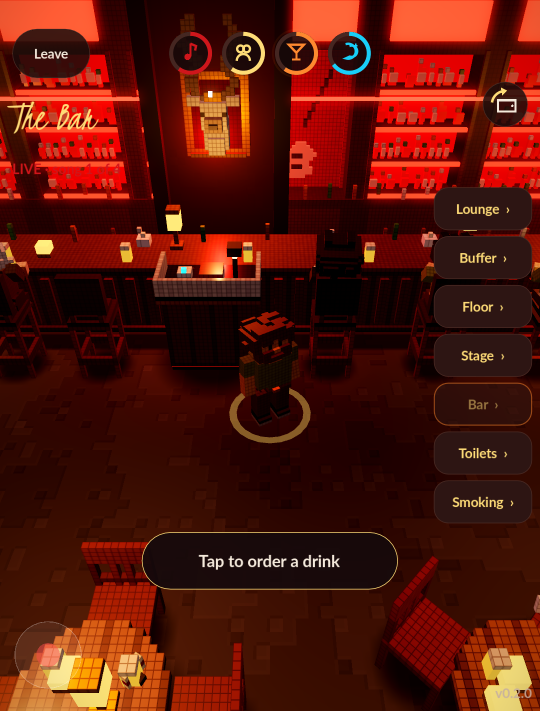
#> input picture docs/art/screens/camera-feel-2/portrait-area-bar.png, 1080 x 1421 px, found by its file name (shown at 1/2 size)
$ python icons_sheet.py
#> lines starting #> are read from the running program, lines starting #| are printed output that depends on the picture
import sys
sys.path.insert(0, __file__.rsplit("\\", 1)[0].rsplit("/", 1)[0])
from uikit import *

REPO = r"H:/My Drive/PROJECTS/Black Cabin Tamagotchi/"
OUT = REPO + "docs/art/screens/ui-notch/"


def chip_solid(need, size, col=None):
    col = col or NEED_COL_NEW[need]
    im = Image.new("RGBA", (size, size), (0, 0, 0, 0))
    S = 4
    big = Image.new("RGBA", (size * S, size * S), (0, 0, 0, 0))
    d = ImageDraw.Draw(big)
    d.ellipse([0, 0, size * S - 1, size * S - 1], fill=col + (255,))
    big = big.resize((size, size), Image.LANCZOS)
    im.alpha_composite(big)
    ic = icon(need, int(size * 0.66), INK, "solid")
    paste(im, ic, (size / 2, size / 2 + size * 0.01), center=True)
    return im


def chip_neon(need, size):
    im = Image.new("RGBA", (size, size), (0, 0, 0, 0))
    ic = icon(need, int(size * 0.62), NEED_COL_NEW[need], "neon")
    paste(im, ic, (size / 2, size / 2), center=True)
    return im


def chip_voxel(need, size):
    im = Image.new("RGBA", (size, size), (0, 0, 0, 0))
    S = 3
    big = Image.new("RGBA", (size * S, size * S), (0, 0, 0, 0))
    d = ImageDraw.Draw(big)
    d.rounded_rectangle([0, 0, size * S - 1, size * S - 1], radius=int(size * S * 0.18), fill=(30, 14, 14, 255), outline=NEED_COL_NEW[need] + (255,), width=int(size * S * 0.05))
    im.alpha_composite(big.resize((size, size), Image.LANCZOS))
    ic = icon(need, int(size * 0.66), NEED_COL_NEW[need], "voxel")
    paste(im, ic, (size / 2, size / 2), center=True)
    return im


CHIPS = {"I1": chip_solid, "I2": chip_neon, "I3": chip_voxel}


def main():
    W, H = 1080, 1920
    cv = Image.new("RGBA", (W, H), (16, 8, 9, 255))
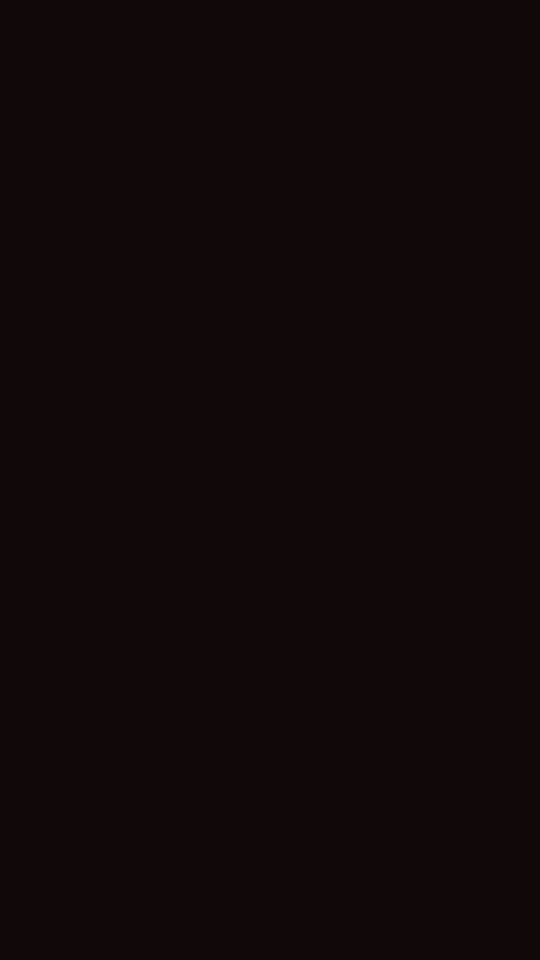
#> cv: PIL image 1080x1920 RGBA (shown at 1/2 size); mean R, G, B, A 16, 8, 9, 255
    venue = Image.open(REPO + "docs/art/screens/area-camera/portrait-area-bar.png").convert("RGBA").crop((0, 260, 860, 1100))
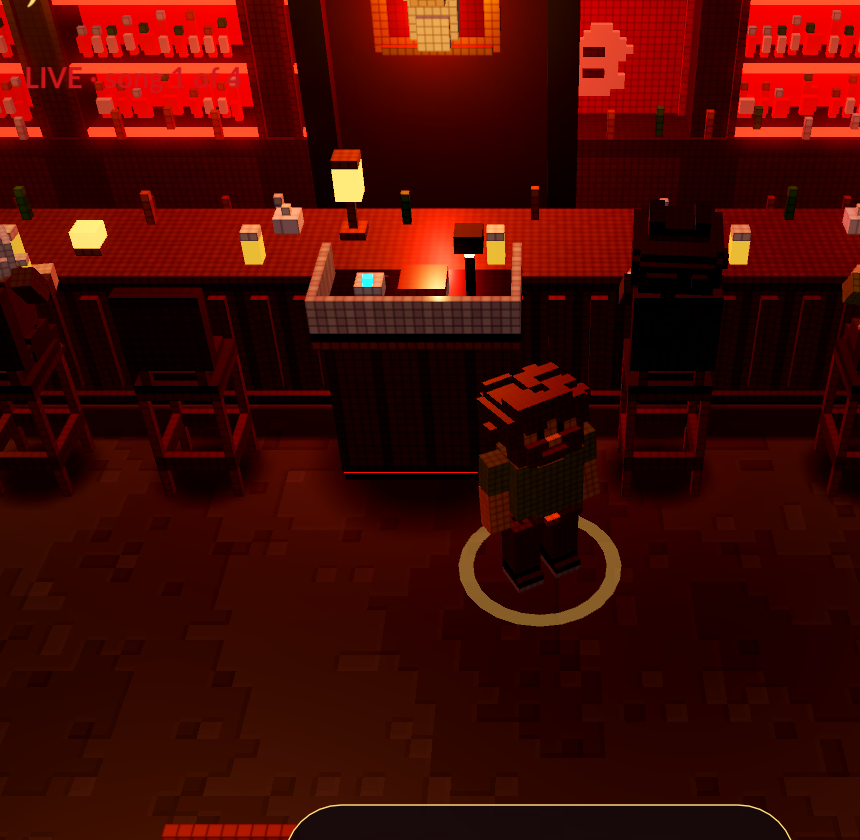
#> venue: PIL image 860x840 RGBA; mean R, G, B, A 65.7, 9.6, 3.5, 255
#> (the run stopped early here; a loop or call above may not have finished)

$ run again, with docs/art/screens/camera-feel-2/portrait-area-stage.png copied over docs/art/screens/camera-feel-2/portrait-area-bar.png
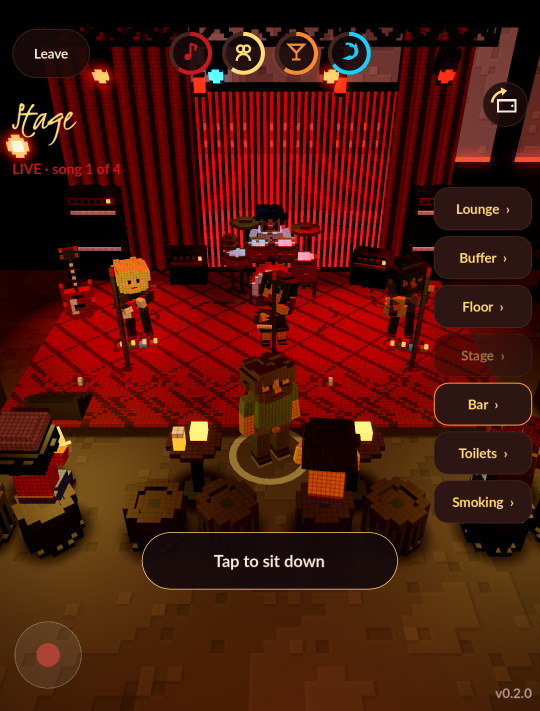
#> input picture docs/art/screens/camera-feel-2/portrait-area-stage.png, 1080 x 1421 px, found by its file name (shown at 1/2 size)
#> in main, `venue = Image.open(REPO + "docs/art/screens/area-camera/portrait-area-..`:
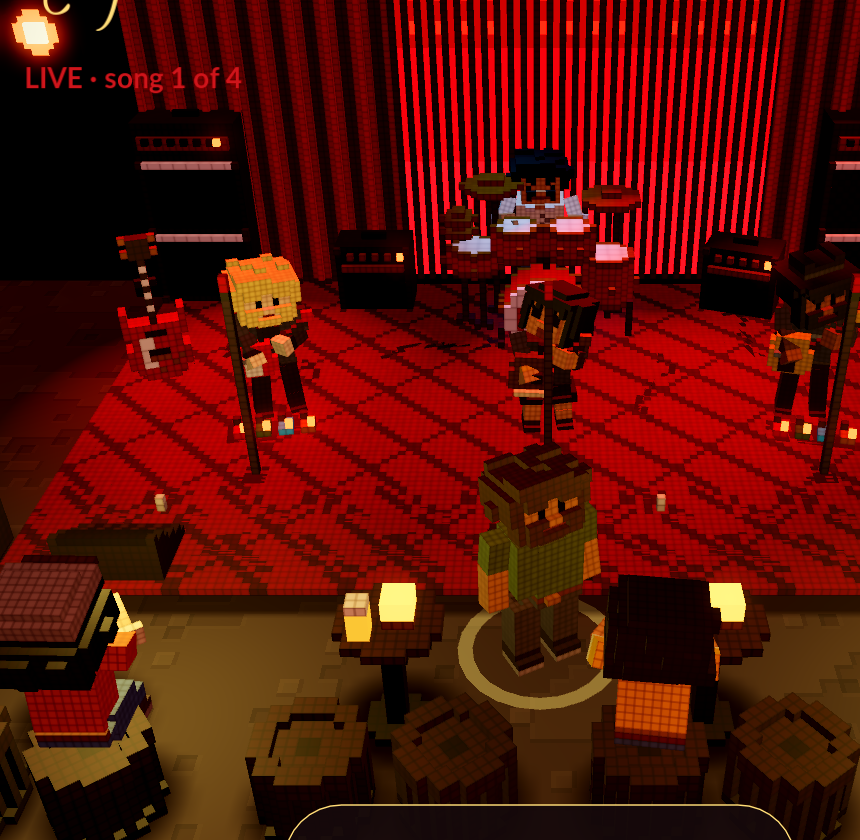
#> venue: PIL image 860x840 RGBA; mean R, G, B, A 86.7, 15.8, 5.8, 255

$ run again, with docs/art/screens/camera-feel-2/portrait-walk-2.png copied over docs/art/screens/camera-feel-2/portrait-area-bar.png
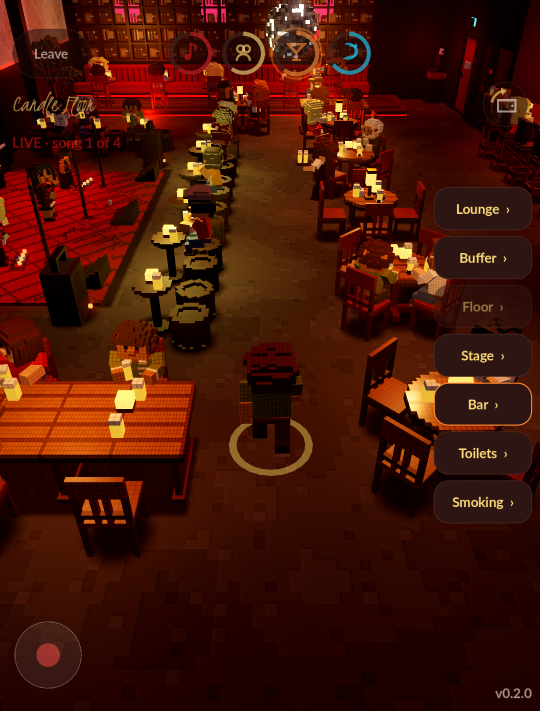
#> input picture docs/art/screens/camera-feel-2/portrait-walk-2.png, 1080 x 1421 px, found by its file name (shown at 1/2 size)
#> in main, `venue = Image.open(REPO + "docs/art/screens/area-camera/portrait-area-..`:
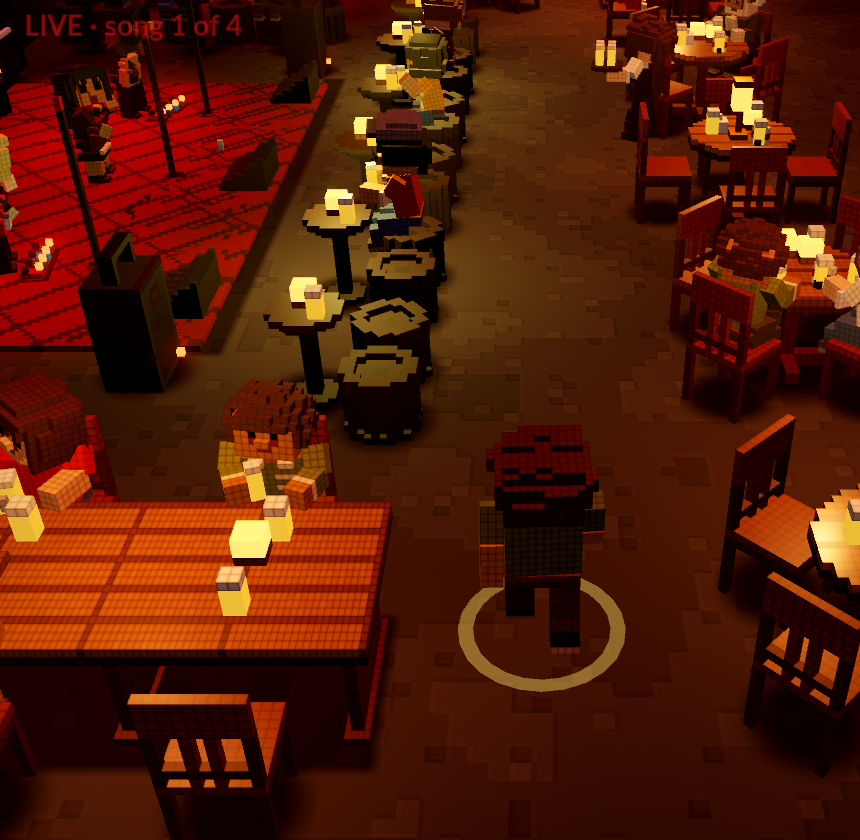
#> venue: PIL image 860x840 RGBA; mean R, G, B, A 81.5, 26.8, 5.6, 255
